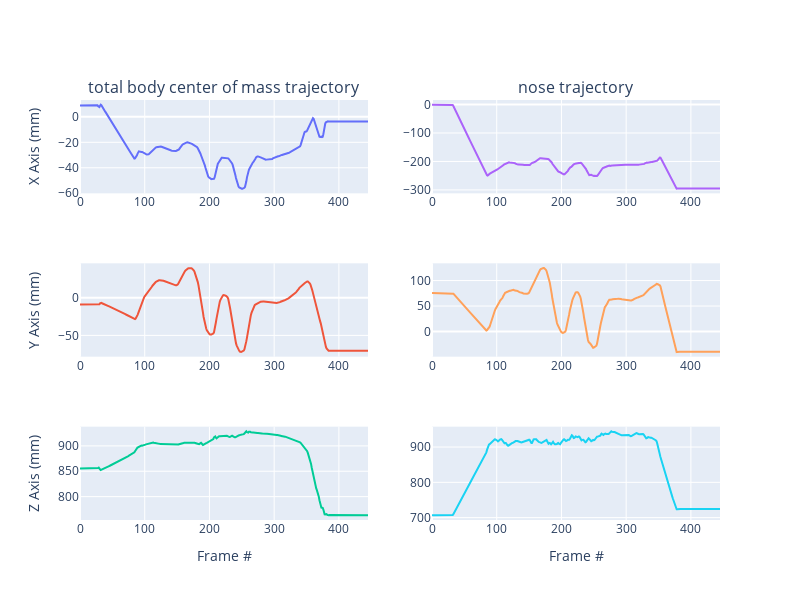

The cell this chart's notebook holds for it:
### Code cell
fig = make_subplots(rows=3, cols=2, subplot_titles=('total body center of mass trajectory',f'{joint_to_plot} trajectory'))

fig.add_trace(
    go.Scatter(y = total_body_com_data[:,0]),
    row=1, col=1
)

fig.add_trace(
    go.Scatter(y = total_body_com_data[:,1]),
    row=2, col=1
)

fig.add_trace(
    go.Scatter(y = total_body_com_data[:,2]),
    row=3, col=1
)

fig.add_trace(
        go.Scatter(y = freemocap_3d_body_data_to_plot[:,0]),
    row=1, col=2
)

fig.add_trace(
        go.Scatter(y = freemocap_3d_body_data_to_plot[:,1]),
    row=2, col=2
)

fig.add_trace(
        go.Scatter(y = freemocap_3d_body_data_to_plot[:,2]),
    row=3, col=2
)

#COM plot axes labels 
fig['layout']['yaxis']['title']='X Axis (mm)'
fig['layout']['yaxis3']['title']='Y Axis (mm)'
fig['layout']['yaxis5']['title']='Z Axis (mm)'
fig['layout']['xaxis5']['title']='Frame #'
fig['layout']['xaxis6']['title']='Frame #'




fig.update_layout(height=600, width=800,showlegend=False)
fig.show()

### Figure 1 — Plotly figure (JSON) as saved in the notebook; plotly's stock layout.template omitted (floating-point values rounded to 4 significant figures; data arrays with more than 128 entries replaced by an {"elided": "..."} marker saying what was removed)
{"data": [{"type": "scatter", "xaxis": "x", "y": {"elided": "446 float values"}, "yaxis": "y"}, {"type": "scatter", "xaxis": "x3", "y": {"elided": "446 float values"}, "yaxis": "y3"}, {"type": "scatter", "xaxis": "x5", "y": {"elided": "446 float values"}, "yaxis": "y5"}, {"type": "scatter", "xaxis": "x2", "y": {"elided": "446 float values"}, "yaxis": "y2"}, {"type": "scatter", "xaxis": "x4", "y": {"elided": "446 float values"}, "yaxis": "y4"}, {"type": "scatter", "xaxis": "x6", "y": {"elided": "446 float values"}, "yaxis": "y6"}], "layout": {"annotations": [{"font": {"size": 16}, "showarrow": false, "text": "total body center of mass trajectory", "x": 0.225, "xanchor": "center", "xref": "paper", "y": 1, "yanchor": "bottom", "yref": "paper"}, {"font": {"size": 16}, "showarrow": false, "text": "nose trajectory", "x": 0.775, "xanchor": "center", "xref": "paper", "y": 1, "yanchor": "bottom", "yref": "paper"}], "height": 600, "showlegend": false, "width": 800, "xaxis": {"anchor": "y", "domain": [0, 0.45]}, "xaxis2": {"anchor": "y2", "domain": [0.55, 1]}, "xaxis3": {"anchor": "y3", "domain": [0, 0.45]}, "xaxis4": {"anchor": "y4", "domain": [0.55, 1]}, "xaxis5": {"anchor": "y5", "domain": [0, 0.45], "title": {"text": "Frame #"}}, "xaxis6": {"anchor": "y6", "domain": [0.55, 1], "title": {"text": "Frame #"}}, "yaxis": {"anchor": "x", "domain": [0.7778, 1], "title": {"text": "X Axis (mm)"}}, "yaxis2": {"anchor": "x2", "domain": [0.7778, 1]}, "yaxis3": {"anchor": "x3", "domain": [0.3889, 0.6111], "title": {"text": "Y Axis (mm)"}}, "yaxis4": {"anchor": "x4", "domain": [0.3889, 0.6111]}, "yaxis5": {"anchor": "x5", "domain": [0, 0.2222], "title": {"text": "Z Axis (mm)"}}, "yaxis6": {"anchor": "x6", "domain": [0, 0.2222]}}}
